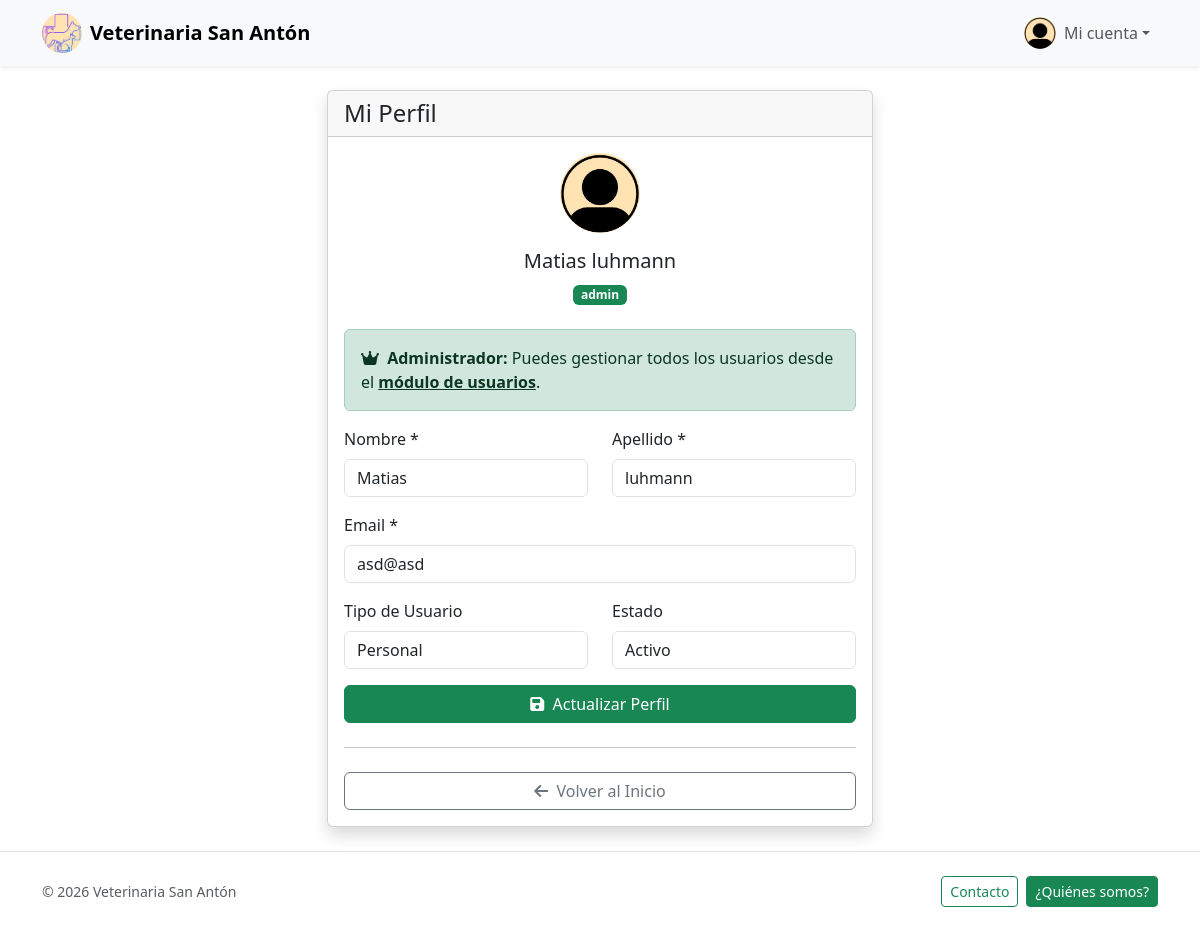
Page /mi_perfil.php (signed in) on the committed database.
### tables this page shows
CREATE TABLE `personal` (
  `id` int(11) NOT NULL,
  `usuarioId` int(11) NOT NULL,
  `rolId` int(11) DEFAULT NULL,
  `activo` tinyint(1) DEFAULT 1
);

CREATE TABLE `usuarios` (
  `id` int(11) NOT NULL,
  `email` varchar(255) NOT NULL,
  `clave` varchar(255) NOT NULL,
  `nombre` varchar(100) NOT NULL,
  `apellido` varchar(100) NOT NULL,
  `activo` tinyint(1) DEFAULT 1
);

CREATE TABLE `roles` (
  `id` int(11) NOT NULL,
  `nombre` varchar(100) NOT NULL
);

### public/mi_perfil.php (the view, shortened to what this page needs)
<?php
include_once __DIR__ . "/../src/includes/header.php";
$db = conectarDb();
$stmt = $db->prepare("
    SELECT
        u.id,
        u.email,
        u.nombre,
        u.apellido,
        u.activo,
        p.id as personal_id,
        c.id as cliente_id,
        c.telefono as cliente_telefono,
        c.direccion as cliente_direccion,
        r.nombre as rol_nombre
    FROM Usuarios u
    LEFT JOIN Personal p ON p.usuarioId = u.id
    LEFT JOIN Clientes c ON c.usuarioId = u.id
    LEFT JOIN Roles r ON p.rolId = r.id
    WHERE u.id = ?
");
$stmt->bind_param("i", $_SESSION['usuarioId']);
$stmt->execute();
$result = $stmt->get_result();
$usuario = $result->fetch_assoc();
$es_cliente = $usuario['cliente_id'] != null;
$es_admin = isset($_SESSION['rol']) && $_SESSION['rol'] === 'admin';
?>
<main class="py-4">
    <div class="container">
        <div class="row justify-content-center">
            <div class="col-12 col-md-8 col-lg-6">
                <div class="card shadow">
                    <div class="card-header">
                        <h1 class="h4 mb-0">Mi Perfil</h1>
                    </div>
                    <div class="card-body">
                        <div class="text-center mb-4">
                            <img src="<?php echo BASE_URL; ?>public/uploads/Perfil.jpeg" alt="Foto de perfil" width="80" height="80" class="rounded-circle mb-3 object-fit-cover">
                            <h5><?php echo htmlspecialchars($usuario['nombre'] . ' ' . $usuario['apellido']); ?></h5>
                            <?php if ($usuario['rol_nombre']): ?>
                                <span class="badge bg-success"><?php echo htmlspecialchars($usuario['rol_nombre']); ?></span>
                            <?php else: ?>
                                <span class="badge bg-primary">Cliente</span>
                            <?php endif; ?>
                        </div>
                        <?php if ($es_cliente): ?>
                            <div class="alert alert-info">
                                <i class="fas fa-info-circle me-1"></i>
                                <strong>Información:</strong> Como cliente, solo puedes cambiar tu contraseña.
                                Para modificar otros datos, contacta al administrador.
                            </div>
                            <h5 class="mt-4 mb-3">Información Personal</h5>
                            <div class="row mb-3">
                                <div class="col-md-6 mb-2">
                                    <label class="form-label text-muted small">Nombre</label>
                                    <div class="fw-semibold"><?php echo htmlspecialchars($usuario['nombre']); ?></div>
                                </div>
                                <div class="col-md-6 mb-2">
                                    <label class="form-label text-muted small">Apellido</label>
                                    <div class="fw-semibold"><?php echo htmlspecialchars($usuario['apellido']); ?></div>
                                </div>
                            </div>
                            <div class="mb-3">
                                <label class="form-label text-muted small">Email</label>
                                <div class="fw-semibold"><?php echo htmlspecialchars($usuario['email']); ?></div>
                            </div>
                            <?php if ($usuario['cliente_telefono']): ?>
                                <div class="mb-3">
                                    <label class="form-label text-muted small">Teléfono</label>
                                    <div class="fw-semibold"><?php echo htmlspecialchars($usuario['cliente_telefono']); ?></div>
                                </div>
                            <?php endif; ?>
                            <?php if ($usuario['cliente_direccion']): ?>
                                <div class="mb-3">
                                    <label class="form-label text-muted small">Dirección</label>
                                    <div class="fw-semibold"><?php echo htmlspecialchars($usuario['cliente_direccion']); ?></div>
                                </div>
                            <?php endif; ?>
                            <hr class="my-4">
                            <h5 class="mb-3">Cambiar Contraseña</h5>
                            <form method="post">
                                <div class="mb-3">
                                    <label for="clave_actual" class="form-label">Contraseña Actual *</label>
                                    <input type="password" class="form-control" id="clave_actual" name="clave_actual" required>
                                </div>
                                <div class="mb-3">
                                    <label for="nueva_clave" class="form-label">Nueva Contraseña * (mínimo 6 caracteres)</label>
                                    <input type="password" class="form-control" id="nueva_clave" name="nueva_clave" minlength="6" required>
                                </div>
                                <div class="mb-3">
                                    <label for="confirmar_clave" class="form-label">Confirmar Nueva Contraseña *</label>
                                    <input type="password" class="form-control" id="confirmar_clave" name="confirmar_clave" minlength="6" required>
                                </div>
                                <button type="submit" name="cambiar_contrasena" class="btn btn-success w-100">
                                    <i class="fas fa-key me-1"></i> Cambiar Contraseña
                                </button>
                            </form>
                        <?php else: ?>
                            <?php if ($es_admin): ?>
                                <div class="alert alert-success">
                                    <i class="fas fa-crown me-1"></i>
                                    <strong>Administrador:</strong> Puedes gestionar todos los usuarios desde el
                                    <a href="<?php echo BASE_URL; ?>public/usuarios/usuario_list.php" class="alert-link">módulo de usuarios</a>.
                                </div>
                            <?php endif; ?>
                            <form method="post">
                                <div class="row">
                                    <div class="col-md-6 mb-3">
                                        <label for="nombre" class="form-label">Nombre *</label>
                                        <input type="text" class="form-control" id="nombre" name="nombre" value="<?php echo htmlspecialchars($usuario['nombre']); ?>" required>
                                    </div>
                                    <div class="col-md-6 mb-3">
                                        <label for="apellido" class="form-label">Apellido *</label>
                                        <input type="text" class="form-control" id="apellido" name="apellido" value="<?php echo htmlspecialchars($usuario['apellido']); ?>" required>
                                    </div>
                                </div>
                                <div class="mb-3">
                                    <label for="email" class="form-label">Email *</label>
                                    <input type="email" class="form-control" id="email" name="email" value="<?php echo htmlspecialchars($usuario['email']); ?>" required>
                                </div>
                                <div class="row">
                                    <div class="col-md-6 mb-3">
                                        <label class="form-label">Tipo de Usuario</label>
                                        <input type="text" class="form-control" readonly value="Personal">
                                    </div>
                                    <div class="col-md-6 mb-3">
                                        <label class="form-label">Estado</label>
                                        <input type="text" class="form-control" readonly value="<?php echo $usuario['activo'] ? 'Activo' : 'Inactivo'; ?>">
                                    </div>
                                </div>
                                <button type="submit" name="actualizar_perfil" class="btn btn-success w-100">
                                    <i class="fas fa-save me-1"></i> Actualizar Perfil
                                </button>
                            </form>
                        <?php endif; ?>
                        <hr class="my-4">
                        <div class="d-grid">
                            <a href="<?php echo BASE_URL; ?>public/index.php" class="btn btn-outline-secondary">
                                <i class="fas fa-arrow-left me-1"></i> Volver al Inicio
                            </a>
                        </div>
                    </div>
                </div>
            </div>
        </div>
    </div>
</main>
<?php
include_once __DIR__ . "/../src/includes/footer.php";
?>

### public/css/style.css (style rules this page uses)
:root { --brand-green: #198754; }
html, body { height: 100%; }
body { display: flex; flex-direction: column; }
.object-fit-cover { object-fit: cover; }

### rows in the picture
personal: usuarioId.apellido "Matias luhmann", rolId.nombre "admin", nombre "Matias", apellido "luhmann", email "asd@asd"
usuarios: activo "Activo"
